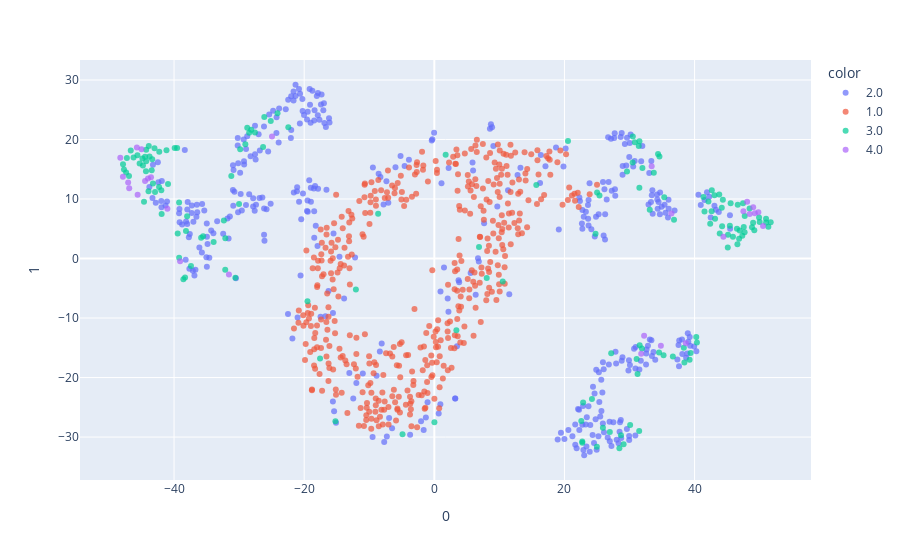

Notebook cell for this chart:
### Markdown cell above
### T-SNE Visualization of Latent Variables for Group Sizes

### Code cell
latents_numpy = latents.cpu().detach().numpy()
latents_numpy = latents_numpy.reshape(-1, latents_numpy.shape[-1])
print(latents_numpy.shape)
gm_labels_numpy = gm_labels.detach().numpy()
gm_labels_numpy = gm_labels_numpy.reshape(-1, gm_labels_numpy.shape[-1])
print(gm_labels_numpy.shape)

tsne = manifold.TSNE(n_components=2, init="pca", random_state=1)

latents_tsne = tsne.fit_transform(latents_numpy)
print(latents_tsne.shape)
latents_tsne_df = pd.DataFrame(latents_tsne)
latents_tsne_df["label"] = gm_labels_numpy

px.scatter(latents_tsne_df, x=0, y=1, color=latents_tsne_df.label.astype(str), opacity=0.7)

### Figure 1 — Plotly figure (JSON) as saved in the notebook; plotly's stock layout.template omitted (floating-point values rounded to 4 significant figures; data arrays with more than 128 entries replaced by an {"elided": "..."} marker saying what was removed)
{"data": [{"hovertemplate": "color=2.0<br>0=%{x}<br>1=%{y}<extra></extra>", "legendgroup": "2.0", "marker": {"color": "#636efa", "opacity": 0.7, "symbol": "circle"}, "mode": "markers", "name": "2.0", "orientation": "v", "showlegend": true, "type": "scatter", "x": {"elided": "396 float values"}, "xaxis": "x", "y": {"elided": "396 float values"}, "yaxis": "y"}, {"hovertemplate": "color=1.0<br>0=%{x}<br>1=%{y}<extra></extra>", "legendgroup": "1.0", "marker": {"color": "#EF553B", "opacity": 0.7, "symbol": "circle"}, "mode": "markers", "name": "1.0", "orientation": "v", "showlegend": true, "type": "scatter", "x": {"elided": "420 float values"}, "xaxis": "x", "y": {"elided": "420 float values"}, "yaxis": "y"}, {"hovertemplate": "color=3.0<br>0=%{x}<br>1=%{y}<extra></extra>", "legendgroup": "3.0", "marker": {"color": "#00cc96", "opacity": 0.7, "symbol": "circle"}, "mode": "markers", "name": "3.0", "orientation": "v", "showlegend": true, "type": "scatter", "x": {"elided": "156 float values"}, "xaxis": "x", "y": {"elided": "156 float values"}, "yaxis": "y"}, {"hovertemplate": "color=4.0<br>0=%{x}<br>1=%{y}<extra></extra>", "legendgroup": "4.0", "marker": {"color": "#ab63fa", "opacity": 0.7, "symbol": "circle"}, "mode": "markers", "name": "4.0", "orientation": "v", "showlegend": true, "type": "scatter", "x": [49.8, 38.65, -24.95, -48.26, 31.8, -47.05, 48.47, -43.54, 49.25, -31.56, -44.45, -39.07, -47.86, -44.0, 47.51, 44.43, 32.24, 36.45, 33.4, -45.59, -45.72, 48.08, 50.52, -46.89, -45.0, -41.02, 34.82, 49.01], "xaxis": "x", "y": [7.776, -14.24, 20.49, 16.94, -16.01, 12.78, 7.48, 13.66, 7.61, -2.678, 13.04, -0.473, 13.75, 13.44, 7.941, 3.662, -12.99, 7.566, 15.52, 10.7, 18.64, 9.531, 5.473, 11.81, 18.38, 8.345, -14.65, 8.623], "yaxis": "y"}], "layout": {"legend": {"title": {"text": "color"}, "tracegroupgap": 0}, "margin": {"t": 60}, "xaxis": {"anchor": "y", "domain": [0, 1], "title": {"text": "0"}}, "yaxis": {"anchor": "x", "domain": [0, 1], "title": {"text": "1"}}}}
